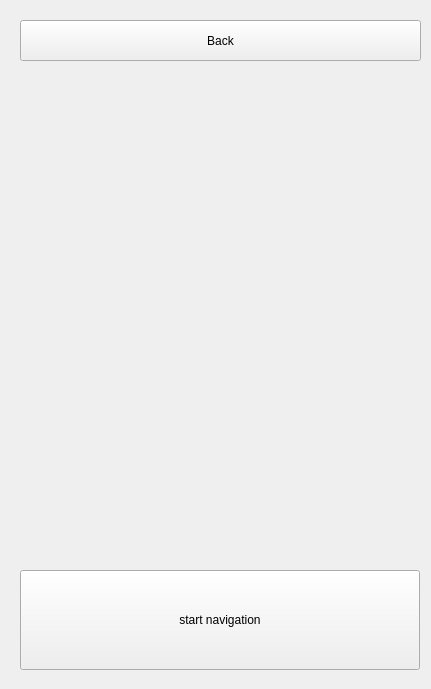
      <widget class="QWidget" name="page6">
       <widget class="QPushButton" name="button_startNavigation6">
        <property name="geometry">
         <rect>
          <x>20</x>
          <y>570</y>
          <width>400</width>
          <height>100</height>
         </rect>
        </property>
        <property name="minimumSize">
         <size>
          <width>400</width>
          <height>100</height>
         </size>
        </property>
        <property name="maximumSize">
         <size>
          <width>400</width>
          <height>100</height>
         </size>
        </property>
        <property name="text">
         <string>start navigation</string>
        </property>
       </widget>
       <widget class="QPushButton" name="button_goBack6">
        <property name="geometry">
         <rect>
          <x>20</x>
          <y>20</y>
          <width>401</width>
          <height>41</height>
         </rect>
        </property>
        <property name="text">
         <string>Back</string>
        </property>
       </widget>
       <widget class="QgsMapCanvas" name="QgsMapCanvas6" native="true">
        <property name="geometry">
         <rect>
          <x>20</x>
          <y>10</y>
          <width>402</width>
          <height>670</height>
         </rect>
        </property>
        <property name="minimumSize">
         <size>
          <width>402</width>
          <height>670</height>
         </size>
        </property>
        <property name="maximumSize">
         <size>
          <width>402</width>
          <height>670</height>
         </size>
        </property>
       </widget>
       <zorder>QgsMapCanvas6</zorder>
       <zorder>button_startNavigation6</zorder>
       <zorder>button_goBack6</zorder>
      </widget>
